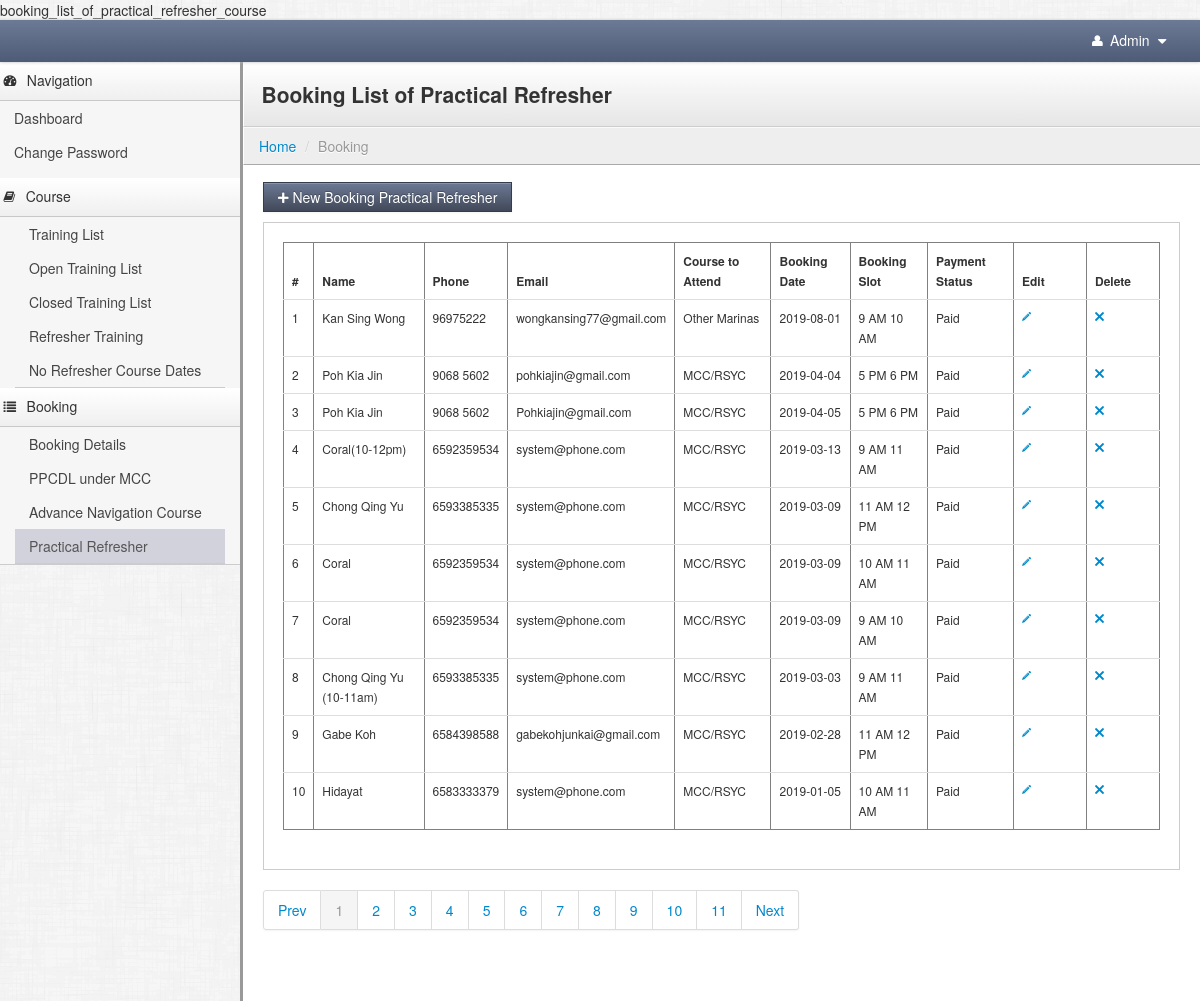
The page /mets/web_admin/home.php?mode=booking&pg=booking_list_of_practical_refresher_course (signed in) on the database its author committed.
### tables this page shows
CREATE TABLE `refresher_training_schedules` (
  `booking_id` int(11) NOT NULL,
  `name` varchar(255) NOT NULL,
  `email` varchar(255) NOT NULL,
  `phone` varchar(255) NOT NULL,
  `course_to_attend` varchar(255) NOT NULL,
  `booking_date` date NOT NULL,
  `refresher_training_id` int(11) NOT NULL,
  `amount` float NOT NULL,
  `created_date` date NOT NULL,
  `booking_status` enum('Y','N') NOT NULL DEFAULT 'N'
);

CREATE TABLE `refresher_training` (
  `refresher_training_id` int(11) NOT NULL,
  `training_day` int(11) NOT NULL,
  `start_time` time NOT NULL,
  `end_time` time NOT NULL,
  `slot_duration` int(11) NOT NULL
);

### mets/web_admin/include_page/booking/booking_list_of_practical_refresher_course.php (the view, shortened to what this page needs)
<?php
include("./include/top_bar.php");
      include("./include/sidebar_nav.php");
$argu2	= 	'';
$limit	=	10;
$seltab	=	"select * from refresher_training_schedules where booking_status='Y' order by booking_id desc";
list($res_query, $paging_table,$total_record)	= pagedisplay($start,$argu2,$limit,'home',$seltab) ;
?>
<div class="content">
    <div class="header">
        <h1 class="page-title">Booking List of Practical Refresher</h1>
    </div>
     <?php include("./include/breadcrumb.php");?>
    <div class="container-fluid">
        <div class="row-fluid">
            <div class="btn-toolbar">
              <a href="<?=pg_link("mode=booking&pg=add_details_for_practical_refresher_course&course_id=3")?>"  title="Add New Booking" class="btn btn-primary"><i class="icon-plus"></i> New Booking Practical Refresher</a>
            </div>
            <div class="well">
                <table class="table" style="font-size:12px; " border="1">
                    <thead>
                        <tr>
                            <th>#</th>
                            <th>Name</th>
                            <th>Phone</th>
                            <th>Email</th>
                            <th>Course to Attend</th>
                            <th>Booking Date</th>
                            <th>Booking Slot</th>
                            <th>Payment Status</th>
                            <th style="width: 56px;">Edit</th>
                            <th style="width: 56px;">Delete</th>
                        </tr>
                    </thead>
                    <tbody>
            <?php
			$cnt=0;
			while($result = mysql_fetch_array($res_query)){
				$cnt++;
				$univ = mysql_query("select * from refresher_training where refresher_training_id ='".$result['refresher_training_id']."'");
				$result_bat3 = mysql_fetch_array($univ);
				?>
                        <tr>
                            <td><?=$cnt?></td>
                            <td><?=$result['name']?></td>
                            <td><?=$result['phone']?></td>
                            <td><?=$result['email']?></td>
							<td><?=$result['course_to_attend']?></td>
                            <td><?=$result['booking_date']?></td>
                            <td><?=date("g A", strtotime($result_bat3['start_time']))?> <?=date("g A", strtotime($result_bat3['end_time']))?></td>
							<td><? if($result['booking_status']=='Y')
										echo 'Paid';
										else
											echo 'Unpaid';
						?></td>
                            <td>
                            <a href="<?=pg_link("mode=booking&pg=edit_booking_list_of_practical_refresher_course&edit_id=".$result['booking_id'])?>" title="Edit"><i class="icon-pencil"></i></a>
                            </td>
                            <td>
                          <a href="#myModal" data-id="<?=$result['booking_id']?>" class="open-delDialog" role="button" data-toggle="modal" title="Delete"><i class="icon-remove"></i></a>
                            </td>
                        </tr>
             <? }?>
                    </tbody>
                </table>
            </div>
            <div class="pagination"><?=$paging_table?> </div>
          <?php include("./include/footer.php");?>
        </div>
    </div>
</div>
  </body>
</html>

### mets/web_admin/stylesheets/theme.css (style rules this page uses)
body { background: #eee; background-image: url(../images/furley_bg.png); background-position: initial initial; background-repeat: initial initial; background-position: initial initial; background-repeat: initial initial; margin: 0px; padding: 0px; }
h1 { margin-top: 0px; color: #eee; }
.content { min-width: 400px; position: relative; min-height: 800px; background: #fff; margin-left: 240px; border-left: 1px solid #cccccc; border-left: 3px solid #999999; }
.header { background: #ffffff; background: #ffffff; background: -webkit-gradient(linear, left bottom, left top, color-stop(0, #e6e6e6), color-stop(1, #ffffff)); background: -ms-linear-gradient(bottom, #e6e6e6, #ffffff); background: -moz-linear-gradient(center bottom, #e6e6e6 0%, #ffffff 100%); background: -o-linear-gradient(bottom, #e6e6e6, #ffffff); filter: progid:dximagetransform.microsoft.gradient(startColorStr='#4d5b76', EndColorStr='#6c7a95'); -ms-filter: "progid:DXImageTransform.Microsoft.gradient(startColorStr='#ffffff',EndColorStr='#e6e6e6')"; border-bottom: 1px solid #cccccc; border-top: 1px solid #ffffff; border-left: 1px solid #ffffff; padding: 0em 1.25em; }
.header h1 { margin: 1em 0em; padding: 0em; line-height: 1em; font-size: 1.5em; color: #eee; color: #333; }
.btn { -webkit-border-radius: 0px; -moz-border-radius: 0px; border-radius: 0px; }
.btn-primary { background-color: #414959; background-image: -webkit-gradient(linear, 0 0, 0 100%, from(#6c7994), to(#414959)); background-image: -webkit-linear-gradient(top, #6c7994, #414959); background-image: -o-linear-gradient(top, #6c7994, #414959); background-image: linear-gradient(to bottom, #6c7994, #414959); background-image: -moz-linear-gradient(top, #6c7994, #414959); filter: progid:dximagetransform.microsoft.gradient(startColorStr='#6c7994', EndColorStr='#414959'); -ms-filter: "progid:DXImageTransform.Microsoft.gradient(startColorStr='#6c7994',EndColorStr='#414959')"; border: 1px solid #363d4a; }
.well { background-color: #fff; border: 1px solid #ccc; -webkit-box-shadow: 1px 1px 0px #ffffff; -moz-box-shadow: 1px 1px 0px #ffffff; box-shadow: 1px 1px 0px #ffffff; -webkit-border-radius: 0px; -moz-border-radius: 0px; border-radius: 0px; -moz-background-clip: padding; -webkit-background-clip: padding-box; background-clip: padding-box; }

### rows shown on the page
refresher_training_schedules: name "Kan Sing Wong", phone "96975222", email "wongkansing77@gmail.com", course_to_attend "Other Marinas", booking_date "2019-08-01", refresher_training.start_time "9 AM", refresher_training.end_time "10 AM", booking_status "Paid"
refresher_training_schedules: name "Poh Kia Jin", phone "9068 5602", email "pohkiajin@gmail.com", course_to_attend "MCC/RSYC", booking_date "2019-04-04", refresher_training.start_time "5 PM", refresher_training.end_time "6 PM", booking_status "Paid"
refresher_training_schedules: name "Poh Kia Jin", phone "9068 5602", email "Pohkiajin@gmail.com", course_to_attend "MCC/RSYC", booking_date "2019-04-05", refresher_training.start_time "5 PM", refresher_training.end_time "6 PM", booking_status "Paid"
refresher_training_schedules: name "Coral(10-12pm)", phone "6592359534", email "system@phone.com", course_to_attend "MCC/RSYC", booking_date "2019-03-13", refresher_training.start_time "9 AM", refresher_training.end_time "11 AM", booking_status "Paid"
refresher_training_schedules: name "Chong Qing Yu", phone "6593385335", email "system@phone.com", course_to_attend "MCC/RSYC", booking_date "2019-03-09", refresher_training.start_time "11 AM", refresher_training.end_time "12 PM", booking_status "Paid"
refresher_training_schedules: name "Coral", phone "6592359534", email "system@phone.com", course_to_attend "MCC/RSYC", booking_date "2019-03-09", refresher_training.start_time "10 AM", refresher_training.end_time "11 AM", booking_status "Paid"
refresher_training_schedules: name "Coral", phone "6592359534", email "system@phone.com", course_to_attend "MCC/RSYC", booking_date "2019-03-09", refresher_training.start_time "9 AM", refresher_training.end_time "10 AM", booking_status "Paid"
refresher_training_schedules: name "Chong Qing Yu (10-11am)", phone "6593385335", email "system@phone.com", course_to_attend "MCC/RSYC", booking_date "2019-03-03", refresher_training.start_time "9 AM", refresher_training.end_time "11 AM", booking_status "Paid"
refresher_training_schedules: name "Gabe Koh", phone "6584398588", email "gabekohjunkai@gmail.com", course_to_attend "MCC/RSYC", booking_date "2019-02-28", refresher_training.start_time "11 AM", refresher_training.end_time "12 PM", booking_status "Paid"
refresher_training_schedules: name "Hidayat", phone "6583333379", email "system@phone.com", course_to_attend "MCC/RSYC", booking_date "2019-01-05", refresher_training.start_time "10 AM", refresher_training.end_time "11 AM", booking_status "Paid"

### other values the page prints
$mode_label "Booking"
